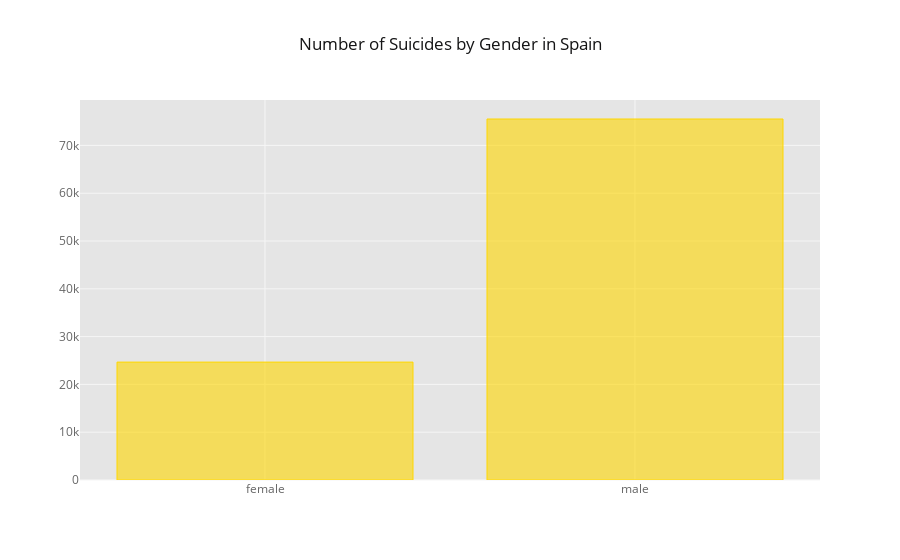

Notebook code cell kept with this figure:
### Markdown cell above
### Spain Insights

### Code cell
df_spain = df[df['country'] == 'Spain']

df_gender = df_spain.pivot_table(index = 'sex', values = 'suicides_no', aggfunc = 'sum')

df_gender.iplot(kind='bar', title='Number of Suicides by Gender in Spain', color ='gold')

### Figure 1 — Plotly figure (JSON) as saved in the notebook; plotly's stock layout.template omitted (floating-point values rounded to 4 significant figures)
{"data": [{"marker": {"color": "rgba(255, 215, 0, 0.6)", "line": {"color": "rgba(255, 215, 0, 1.0)", "width": 1}}, "name": "suicides_no", "orientation": "v", "text": "", "type": "bar", "uid": "b597c5d3-d2b8-42ac-9f96-6af1ee3202ad", "x": ["female", "male"], "y": [24669, 75533]}], "layout": {"legend": {"bgcolor": "#FFFFFF", "font": {"color": "#666666"}}, "paper_bgcolor": "#FFFFFF", "plot_bgcolor": "#E5E5E5", "title": {"font": {"color": "#151516"}, "text": "Number of Suicides by Gender in Spain"}, "xaxis": {"gridcolor": "#F6F6F6", "showgrid": true, "tickfont": {"color": "#666666"}, "title": {"font": {"color": "#666666"}, "text": ""}, "zerolinecolor": "#F6F6F6"}, "yaxis": {"gridcolor": "#F6F6F6", "showgrid": true, "tickfont": {"color": "#666666"}, "title": {"font": {"color": "#666666"}, "text": ""}, "zerolinecolor": "#F6F6F6"}}}
